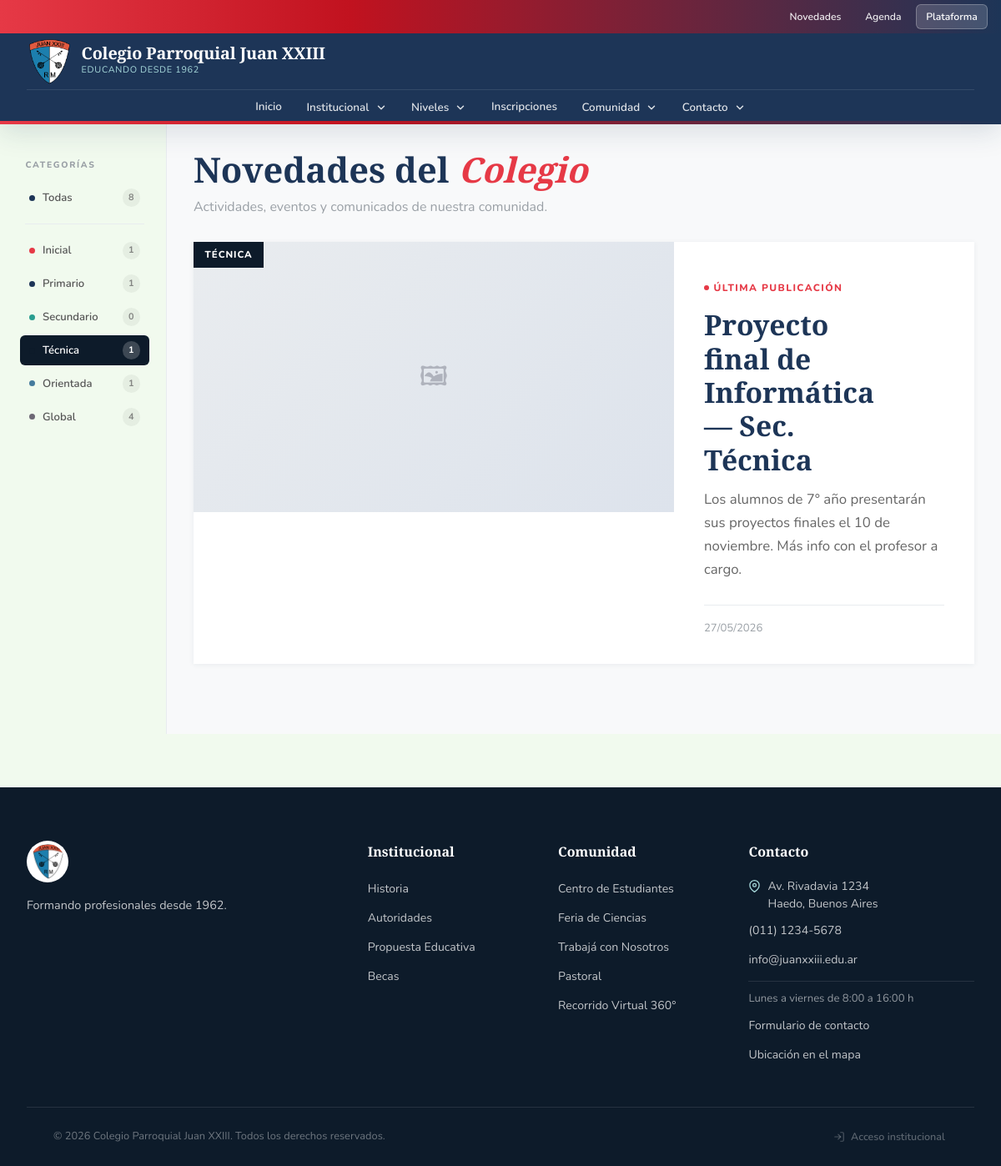
/novedades?etiqueta=Técnica, run on the app's committed database.
### tables this page shows
CREATE TABLE `novedades` (
  `id_novedad` int(11) NOT NULL,
  `titulo` varchar(255) NOT NULL,
  `descripcion` text NOT NULL,
  `etiqueta` enum('Inicial','Primario','Técnica','Orientada','Global') NOT NULL DEFAULT 'Global',
  `origen` enum('manual','instagram') NOT NULL DEFAULT 'manual',
  `ig_post_id` varchar(64) DEFAULT NULL,
  `ig_permalink` varchar(500) DEFAULT NULL,
  `id_usuario` int(11) NOT NULL,
  `created_at` timestamp NOT NULL DEFAULT current_timestamp(),
  `updated_at` timestamp NOT NULL DEFAULT current_timestamp() ON UPDATE current_timestamp()
);

### novedades.php (the view, shortened to what this page needs)
<?php
$pdo = db();
$etiquetas_validas = ['Inicial', 'Primario', 'Secundario', 'Técnica', 'Orientada', 'Global'];
$filtro = isset($_GET['etiqueta']) && in_array($_GET['etiqueta'], $etiquetas_validas)
    ? $_GET['etiqueta'] : 'todas';
$sql = "SELECT n.id_novedad, n.titulo, n.descripcion, n.etiqueta, n.created_at,
               CONCAT(u.nombre, ' ', u.apellido) AS autor, u.rol AS rol_autor
        FROM novedades n JOIN usuarios u ON u.id_usuario = n.id_usuario";
if ($filtro !== 'todas') $sql .= " WHERE n.etiqueta = :etiqueta";
$sql .= " ORDER BY n.created_at DESC";
$stmt = $pdo->prepare($sql);
if ($filtro !== 'todas') $stmt->bindParam(':etiqueta', $filtro);
$stmt->execute();
$novedades = $stmt->fetchAll();
$imagenes_por_novedad = [];
$conteos = [];
$total_todas = 0;
foreach ($pdo->query("SELECT etiqueta, COUNT(*) as total FROM novedades GROUP BY etiqueta")->fetchAll() as $r) {
    $conteos[$r['etiqueta']] = $r['total'];
    $total_todas += $r['total'];
}
function etiqueta_color(string $e): string {
    return match($e) {
        'Inicial'   => '#E63946',
        'Primario'  => '#1D3557',
        'Secundario'=> '#2a9d8f',
        'Técnica'   => '#0d1b2a',
        'Orientada' => '#457B9D',
        'Global'    => '#6d6875',
        default     => '#888',
    };
}
function tiempo_relativo(string $fecha): string {
    $diff = time() - strtotime($fecha);
    return date('d/m/Y', strtotime($fecha));
}
require __DIR__ . '/partials/header.php';
?>
<div class="nov-layout">
  <aside class="nov-sidebar">
    <p class="sidebar-label">Categorías</p>
    <ul class="filtro-list">
      <li>
        <a href="novedades" class="filtro-link <?= $filtro==='todas'?'active':'' ?>">
          <span class="f-dot" style="background:var(--blue-dark)"></span>
          Todas
          <span class="f-count"><?= $total_todas ?></span>
        </a>
      </li>
      <li><div class="sidebar-divider"></div></li>
      <?php
      $etiq_config = [
        'Inicial'   => '#E63946',
        'Primario'  => '#1D3557',
        'Secundario'=> '#2a9d8f',
        'Técnica'   => '#0d1b2a',
        'Orientada' => '#457B9D',
        'Global'    => '#6d6875',
      ];
      foreach ($etiq_config as $etiq => $color): ?>
      <li>
        <a href="novedades?etiqueta=<?= urlencode($etiq) ?>"
           class="filtro-link <?= $filtro===$etiq?'active':'' ?>"
           <?= $filtro===$etiq ? "style=\"background:{$color};\"" : '' ?>>
          <span class="f-dot" style="background:<?= $color ?>"></span>
          <?= htmlspecialchars($etiq) ?>
          <span class="f-count"><?= $conteos[$etiq] ?? 0 ?></span>
        </a>
      </li>
      <?php endforeach; ?>
    </ul>
  </aside>
  <main class="nov-main">
    <div class="nov-page-title">
      <h1>Novedades del <em>Colegio</em></h1>
      <p>Actividades, eventos y comunicados de nuestra comunidad.</p>
    </div>
    <?php if (empty($novedades)): ?>
      <div class="sin-resultados">
        <div style="font-size:2.5rem;opacity:.3">📭</div>
        <h3>Sin novedades</h3>
        <p>No hay publicaciones en esta categoría todavía.</p>
      </div>
    <?php else:
      $destacada = $novedades[0];
      $d_color   = etiqueta_color($destacada['etiqueta']);
      $d_imgs    = $imagenes_por_novedad[$destacada['id_novedad']] ?? [];
      $d_primera = $d_imgs[0] ?? null;
    ?>
    <div style="margin-bottom:1.25rem;">
      <a href="novedad?id=<?= $destacada['id_novedad'] ?>" class="nov-card nov-card-featured" style="text-decoration:none;">
        <div class="nov-img-wrap">
          <span class="nov-badge" style="background:<?= $d_color ?>"><?= htmlspecialchars($destacada['etiqueta']) ?></span>
          <?php if ($d_primera): ?>
            <img src="<?= htmlspecialchars($d_primera) ?>" alt="<?= htmlspecialchars($destacada['titulo']) ?>" loading="lazy"/>
            <?php if (count($d_imgs)>1): ?>
              <span class="nov-img-count">+<?= count($d_imgs)-1 ?> foto<?= count($d_imgs)>2?'s':'' ?></span>
            <?php endif; ?>
          <?php else: ?>
            <div class="nov-img-placeholder">🖼</div>
          <?php endif; ?>
        </div>
        <div class="nov-body">
          <div>
            <div class="featured-label">Última publicación</div>
            <h2 class="nov-title nov-card-featured .nov-title"><?= htmlspecialchars($destacada['titulo']) ?></h2>
            <p class="nov-desc" style="-webkit-line-clamp:5;margin-top:.5rem;"><?= htmlspecialchars($destacada['descripcion']) ?></p>
          </div>
          <div class="nov-footer" style="border-top:1px solid var(--gray-200);margin-top:1.25rem;padding:1rem 0 0;">
            <span class="nov-fecha"><?= tiempo_relativo($destacada['created_at']) ?></span>
          </div>
        </div>
      </a>
    </div>
    <?php endif; ?>
  </main>
</div>
<?php require __DIR__ . '/partials/footer.php';

### assets/css/styles.css (style rules this page uses)
*, *::before, *::after { box-sizing: border-box; margin: 0; padding: 0; }
:root { --red: #E63946; --red-dark: #c1121f; --blue-dark: #1D3557; --blue-mid: #457B9D; --blue-light:#A8DADC; --white: #F1FAEE; --gray-100: #f8f9fa; --gray-200: #e9ecef; --gray-500: #9aa0a6; --text: #1a1a2e; --font-display: 'Playfair Display', Georgia, serif; --font-body: 'Nunito', sans-serif; --radius: 12px; --radius-lg: 24px; --shadow-sm: 0 2px 8px rgba(29,53,87,.10); --shadow-md: 0 8px 32px rgba(29,53,87,.15); --shadow-lg: 0 20px 60px rgba(29,53,87,.20); --transition: .3s cubic-bezier(.4,0,.2,1); }
html { scroll-behavior: smooth; touch-action: manipulation; }
body { font-family: var(--font-body); color: var(--text); background: var(--white); line-height: 1.7; overflow-x: hidden; }
a { text-decoration: none; color: inherit; }
ul { list-style: none; }

### data on the page
novedades: etiqueta "TÉCNICA", titulo "Proyecto final de Informática — Sec. Técnica", descripcion "Los alumnos de 7° año presentarán sus proyectos finales el 10 de noviembre. Más info con el profesor a cargo.", created_at "27/05/2026"

### other printed values
cfg_e('nombre_colegio') "Colegio Parroquial Juan XXIII"
cfg_e('lema') "EDUCANDO DESDE 1962"
$seccion['titulo'] "Institucional"
$seccion['titulo'] "Niveles"
$seccion['titulo'] "Inscripciones"
$seccion['titulo'] "Comunidad"
$seccion['titulo'] "Contacto"
$total_todas "8"
$etiq "Inicial"
$conteos[$etiq] "1"
$etiq "Primario"
$etiq "Secundario"
$conteos[$etiq] "0"
$etiq "Técnica"
$etiq "Orientada"
